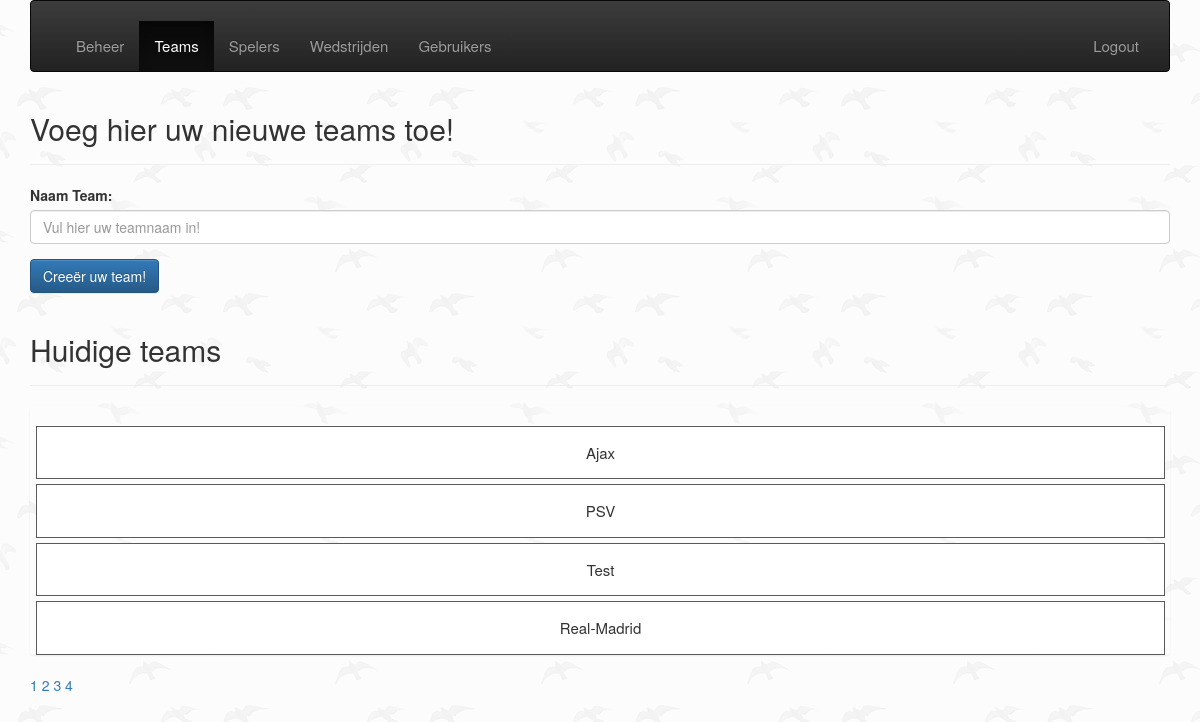
The app's page /admin/public/createTeam.php (signed in), older data.
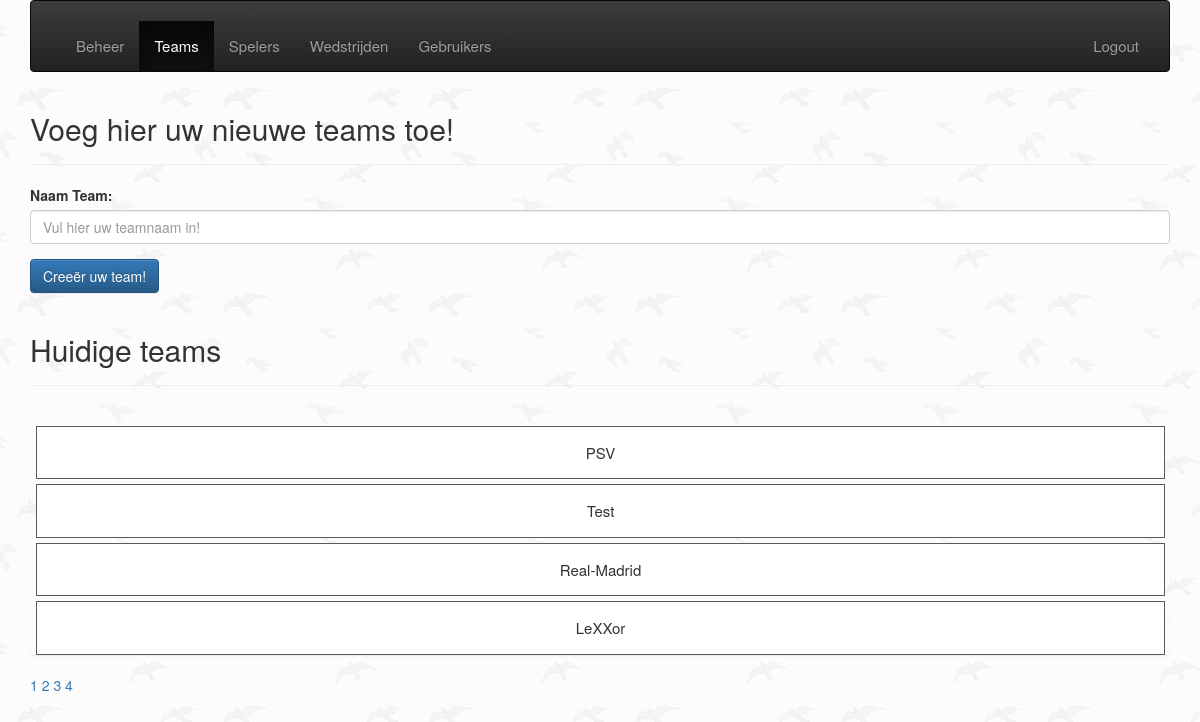
The same page, newer data.
### tables this page shows
CREATE TABLE `tbl_teams` (
  `id` int(11) UNSIGNED NOT NULL,
  `poule_id` int(11) NOT NULL DEFAULT '0',
  `name` varchar(255) NOT NULL,
  `points` int(3) DEFAULT '0',
  `created_at` datetime NOT NULL DEFAULT CURRENT_TIMESTAMP,
  `deleted_at` datetime DEFAULT NULL
);

### admin/app/init.php (called while the page is built)
<?php
$navMenu = [
    [
        'label' => 'Beheer',
        'link'  => 'beheer.php',
        'level' => 1
    ],
    [
        'label' => 'Teams',
        'link'  => 'createTeam.php',
        'level' => 1
    ],
    [
        'label' => 'Spelers',
        'link'  => 'createPlayer.php',
        'level' => 1
    ],
    [
        'label' => 'Wedstrijden',
        'link'  => 'createGame.php',
        'level' => 1
    ],
    [
        'label' => 'Gebruikers',
        'link'  => 'createUser.php',
        'level' => 2
    ],
];

### admin/public/createTeam.php (the view, shortened to what this page needs)
<?php
require ('header.php');
require ('../app/database.php');
?>
    <header class="page-header">
        <h2>Voeg hier uw nieuwe teams toe!</h2>
    </header>
<section>
    <form action="../app/team_manager.php" method="POST" enctype="multipart/form-data">
        <div class="form-group">
            <label for="nameTeam">Naam Team:</label>
            <input type="text" class="form-control" name="nameTeam" placeholder="Vul hier uw teamnaam in!">
        </div>
        <div class="form-group">
            <input type="submit" value="Creeër uw team!" class="btn btn-primary" name="register">
        </div>
    </form>
    <header class="page-header">
        <h2>Huidige teams</h2>
    </header>
        <?php
        $page = isset($_GET['page'])?(int)$_GET['page'] : 1;
        $perPage = isset($_GET['per-page'])&& $_GET['per-page'] <=4  ?(int)$_GET['per-page'] : 4;
        $start = ($page > 1) ? ($page * $perPage) - $perPage : 0;
        $teams = $db_conn->prepare ("SELECT SQL_CALC_FOUND_ROWS * FROM tbl_teams LIMIT {$start},{$perPage}");
        $teams->execute();
        $teams = $teams->fetchAll(PDO::FETCH_ASSOC);
        $total = $db_conn->query("SELECT FOUND_ROWS() as total")->fetch()['total'];
        $pages = ceil($total /$perPage);
        ?>
        <ul class="list-group">
            <?php
            foreach ($teams as $team)
            {
                echo "<ul class=\"game-item\">
                          <form action=\"   adjust_team.php\" method=\"POST\">
                          <input type=\"hidden\" name=\"adjust\" value=\"{$team['id']}\">
                          <input class=\"adjust\" type=\"submit\" value=\"adjust\">
                             </form>
                          <li>{$team['name']}</li>
                          <form action=\"../app/delete_team_manager.php\" method=\"POST\">
                          <input type=\"hidden\" name=\"delete\" value=\"{$team['id']}\">
                          <input class=\"delete\" type=\"submit\" value=\"delete\">
                          </form>
                          </ul>";
            }
            ?>
        </ul>
        <div class="pagenation">
            <?php  for ($x =1; $x <= $pages; $x++) :?>
                <a href="?page=<?php echo $x; ?>&per-page=<?php echo $perPage ?>"><?php  echo $x; ?></a>
            <?php endfor; ?>
        </div>
</section>
<?php
 require ('footer.php');
?>

### admin/public/header.php (shortened to what this page needs)
<?php
    require_once __DIR__ . '/../app/init.php';
    function checkActiveUrl($url)
    {
        $requestedUrl = $_SERVER['REQUEST_URI'];
        $split = explode('/', $requestedUrl);
        if (end($split) === $url )
        {
            return true;
        }
        return false;
    }
?>
<!doctype html>
<html lang="en">
<head>
    <link rel="stylesheet" href="../css/main.css">
    <link rel="stylesheet" href="https://maxcdn.bootstrapcdn.com/bootstrap/3.3.7/css/bootstrap.min.css"
>
    <link rel="stylesheet" href="https://maxcdn.bootstrapcdn.com/bootstrap/3.3.7/css/bootstrap-theme.min.css"
>
</head>
<body>
    <div class="container">
        <nav class="navbar navbar-inverse">
            <div class="container-fluid">
                <div class="collapse navbar-collapse" id="bs-example-navbar-collapse-1">
                    <ul class="nav navbar-nav">
                        <?php foreach($navMenu as $item): ?>
                            <?php if($item['level'] <= $_SESSION['adminLevel'] ): ?>
                                <li class="<?php echo checkActiveUrl($item['link']) ? 'active' : '' ?>" role="presentation"><a href="<?= $item['link']; ?>"> <?= $item['label']; ?> </a></li>
                            <?php endif; ?>
                        <?php endforeach; ?>
                    </ul>
                    <ul class="nav navbar-nav navbar-right">
                        <li><a href="logout.php">Logout</a></li>
                    </ul>
                </div>
            </div>
        </nav>

Row changes from the older to the newer data that the page shows:
removed tbl_teams: name "Ajax"
now on this page (row unchanged): tbl_teams: name "LeXXor"
